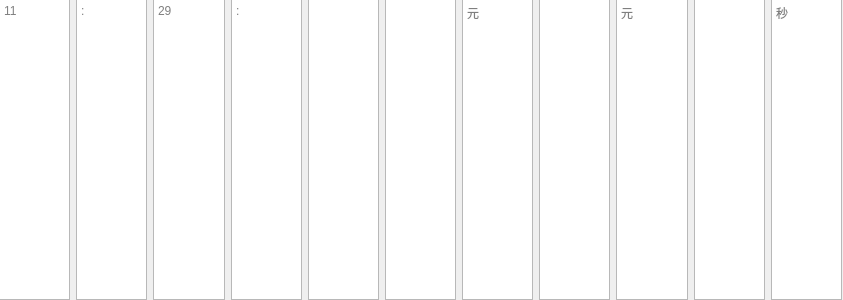
<?xml version="1.0" encoding="UTF-8"?>
<ui version="4.0">
 <class>StrategyWidget</class>
 <widget class="QWidget" name="StrategyWidget">
  <property name="geometry">
   <rect>
    <x>0</x>
    <y>0</y>
    <width>843</width>
    <height>300</height>
   </rect>
  </property>
  <property name="windowTitle">
   <string>Form</string>
  </property>
  <widget class="QWidget" name="horizontalLayoutWidget">
   <property name="geometry">
    <rect>
     <x>-1</x>
     <y>-1</y>
     <width>843</width>
     <height>301</height>
    </rect>
   </property>
   <layout class="QHBoxLayout" name="horizontalLayout">
    <property name="sizeConstraint">
     <enum>QLayout::SetDefaultConstraint</enum>
    </property>
    <item>
     <widget class="QTextEdit" name="textEdit">
      <property name="sizePolicy">
       <sizepolicy hsizetype="Preferred" vsizetype="Preferred">
        <horstretch>0</horstretch>
        <verstretch>0</verstretch>
       </sizepolicy>
      </property>
      <property name="acceptRichText">
       <bool>false</bool>
      </property>
      <property name="placeholderText">
       <string>11</string>
      </property>
     </widget>
    </item>
    <item>
     <widget class="QTextEdit" name="textEdit_7">
      <property name="readOnly">
       <bool>true</bool>
      </property>
      <property name="placeholderText">
       <string>:</string>
      </property>
     </widget>
    </item>
    <item>
     <widget class="QTextEdit" name="textEdit_3">
      <property name="sizePolicy">
       <sizepolicy hsizetype="Preferred" vsizetype="Preferred">
        <horstretch>0</horstretch>
        <verstretch>0</verstretch>
       </sizepolicy>
      </property>
      <property name="placeholderText">
       <string>29</string>
      </property>
     </widget>
    </item>
    <item>
     <widget class="QTextEdit" name="textEdit_8">
      <property name="readOnly">
       <bool>true</bool>
      </property>
      <property name="acceptRichText">
       <bool>false</bool>
      </property>
      <property name="placeholderText">
       <string>:</string>
      </property>
     </widget>
    </item>
    <item>
     <widget class="QTextEdit" name="textEdit_2">
      <property name="sizePolicy">
       <sizepolicy hsizetype="Preferred" vsizetype="Preferred">
        <horstretch>0</horstretch>
        <verstretch>0</verstretch>
       </sizepolicy>
      </property>
     </widget>
    </item>
    <item>
     <widget class="QTextEdit" name="textEdit_9"/>
    </item>
    <item>
     <widget class="QTextEdit" name="textEdit_4">
      <property name="sizePolicy">
       <sizepolicy hsizetype="Preferred" vsizetype="Preferred">
        <horstretch>0</horstretch>
        <verstretch>0</verstretch>
       </sizepolicy>
      </property>
      <property name="readOnly">
       <bool>true</bool>
      </property>
      <property name="acceptRichText">
       <bool>false</bool>
      </property>
      <property name="placeholderText">
       <string>元</string>
      </property>
     </widget>
    </item>
    <item>
     <widget class="QTextEdit" name="textEdit_5">
      <property name="sizePolicy">
       <sizepolicy hsizetype="Preferred" vsizetype="Preferred">
        <horstretch>0</horstretch>
        <verstretch>0</verstretch>
       </sizepolicy>
      </property>
     </widget>
    </item>
    <item>
     <widget class="QTextEdit" name="textEdit_11">
      <property name="readOnly">
       <bool>true</bool>
      </property>
      <property name="acceptRichText">
       <bool>false</bool>
      </property>
      <property name="placeholderText">
       <string>元</string>
      </property>
     </widget>
    </item>
    <item>
     <widget class="QTextEdit" name="textEdit_10"/>
    </item>
    <item>
     <widget class="QTextEdit" name="textEdit_6">
      <property name="sizePolicy">
       <sizepolicy hsizetype="Preferred" vsizetype="Preferred">
        <horstretch>0</horstretch>
        <verstretch>0</verstretch>
       </sizepolicy>
      </property>
      <property name="readOnly">
       <bool>true</bool>
      </property>
      <property name="acceptRichText">
       <bool>false</bool>
      </property>
      <property name="placeholderText">
       <string>秒</string>
      </property>
     </widget>
    </item>
   </layout>
  </widget>
 </widget>
 <resources/>
 <connections/>
</ui>
